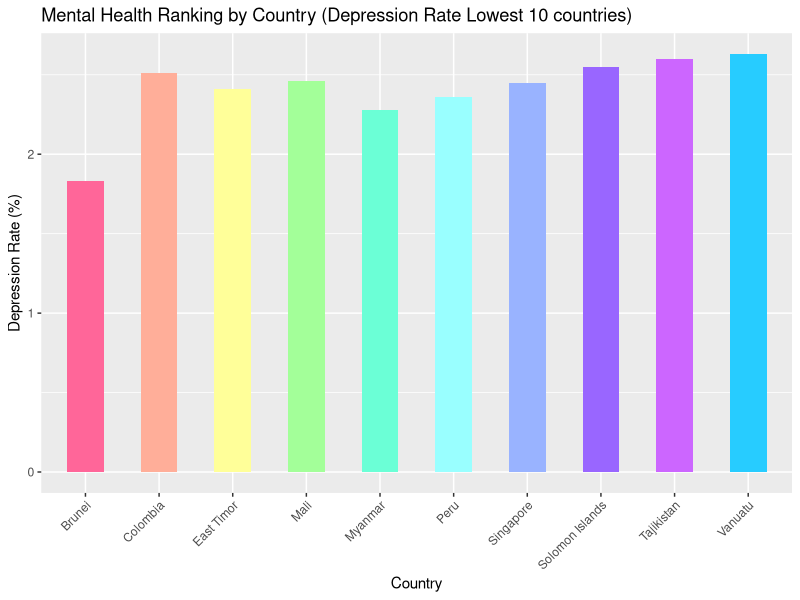

Reproduce this figure in R.
# Install and load necessary packages
install.packages("ggplot2")
library(ggplot2)

# Read data from CSV file
data <- read.csv("lowestDep.csv")
data
# Define custom color palette
custom_colors <- c("#FF6699", "#FFAE99", "#FFFF99", "#A3FF99", "#6BFFD6", "#99FFFF", "#99B3FF", "#9966FF", "#CC66FF", "#27CCFF")


# Plotting
ggplot(data, aes(x = Country, y = DepressionRate, fill = as.factor(Country))) +
  geom_bar(stat = "identity", width = 0.5) +
  scale_fill_manual(values = custom_colors) +  # Use custom colors
  labs(title = "Mental Health Ranking by Country (Depression Rate Lowest 10 countries)",
       x = "Country",
       y = "Depression Rate (%)") +
  theme(axis.text.x = element_text(angle = 45, hjust = 1),
        legend.position = "none")  # Remove legend for individual country colors


n <- nrow(data)  # Number of observations
mean_value <- mean(data$DepressionRate, na.rm = TRUE)  # Mean
sd_value <- sd(data$DepressionRate, na.rm = TRUE)  # Standard deviation
median_value <- median(data$DepressionRate, na.rm = TRUE)  # Median
trimmed_mean <- mean(data$DepressionRate, trim = 0.1, na.rm = TRUE)  # Trimmed mean
mad_value <- mad(data$DepressionRate, na.rm = TRUE)  # Mean Absolute Deviation
min_value <- min(data$DepressionRate, na.rm = TRUE)  # Minimum value
max_value <- max(data$DepressionRate, na.rm = TRUE)  # Maximum value
first_quartile <- quantile(data$DepressionRate, 0.25, na.rm = TRUE)  # 1st Quartile
third_quartile <- quantile(data$DepressionRate, 0.75, na.rm = TRUE)  # 3rd Quartile
nas_count <- sum(is.na(data$DepressionRate))  # Count of NAs

# Manual calculation of skewness and kurtosis
skewness_value <- sum((data$DepressionRate - mean_value)^3) / (n * sd_value^3)
kurtosis_value <- sum((data$DepressionRate - mean_value)^4) / (n * sd_value^4) - 3

standard_error <- sd_value / sqrt(n)  # Standard Error

# Print the results
cat("Number of observations (n):", n, "\n")
cat("Mean:", mean_value, "\n")
cat("Standard Deviation:", sd_value, "\n")
cat("Median:", median_value, "\n")
cat("Trimmed Mean:", trimmed_mean, "\n")
cat("Mean Absolute Deviation:", mad_value, "\n")
cat("Minimum value:", min_value, "\n")
cat("Maximum value:", max_value, "\n")
cat("1st Quartile:", first_quartile, "\n")
cat("3rd Quartile:", third_quartile, "\n")
cat("Number of NAs:", nas_count, "\n")
cat("Skewness:", skewness_value, "\n")
cat("Kurtosis:", kurtosis_value, "\n")
cat("Standard Error:", standard_error, "\n")